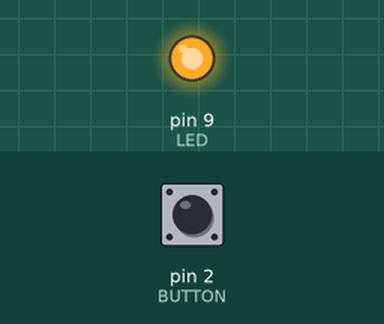
Recording of a sketch running on a simulated Arduino Uno, built with avr-gcc and run on an emulated ATmega328P. Parts: output pins drawn as LEDs (lit = HIGH). Inputs (shaded band) come from the test bench; at power-on: pin 2 (BUTTON) HIGH.

Above: at 1.2 s.
1.3 s: pin 2 (BUTTON) pulled LOW for 0.15 s
At 1.37 s:
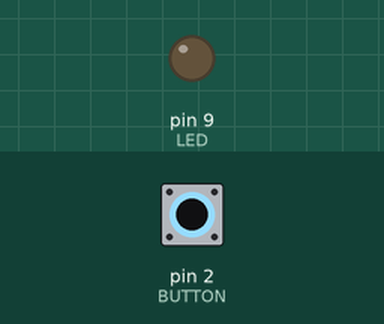
2.9 s: pin 2 (BUTTON) pulled LOW for 3.2 s
At 6.7 s:
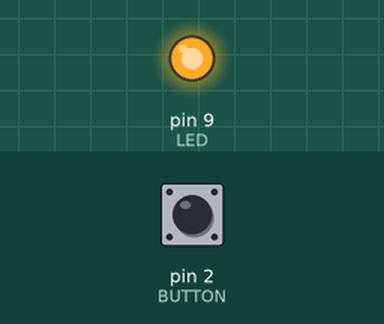
Timing chart, 0 to 8.2 s (numbered marks = the images above; inputs shaded):
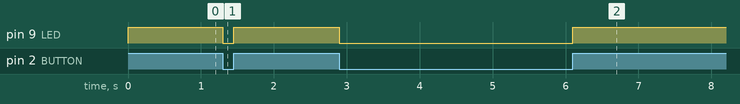

Measured:
- after the input at 1.3 s, pin 9 (LED): HIGH → LOW at once, → HIGH 0.15 s later
- after the input at 2.9 s, pin 9 (LED): HIGH → LOW at once, → HIGH 3.2 s later

The sketch:

pushbutton1.ino
```cpp
#define LED 9
#define BUTTON 2

void setup() {
    pinMode(LED, OUTPUT);
    pinMode(BUTTON, INPUT);
}

void loop() {
    if(digitalRead(BUTTON) == LOW) {
        digitalWrite(LED, LOW);
    } else {
        digitalWrite(LED, HIGH);
    }
}
```
